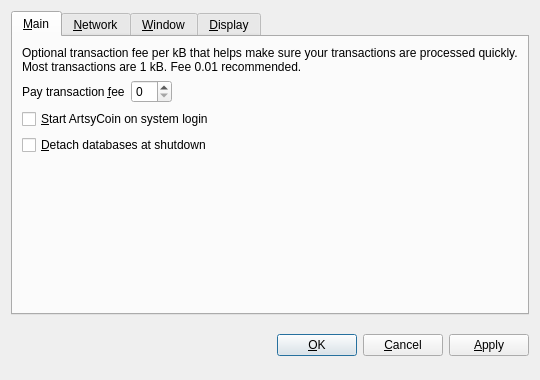
<?xml version="1.0" encoding="UTF-8"?>
<ui version="4.0">
 <class>OptionsDialog</class>
 <widget class="QDialog" name="OptionsDialog">
  <property name="geometry">
   <rect>
    <x>0</x>
    <y>0</y>
    <width>540</width>
    <height>380</height>
   </rect>
  </property>
  <property name="windowTitle">
   <string>Options</string>
  </property>
  <property name="modal">
   <bool>true</bool>
  </property>
  <layout class="QVBoxLayout" name="verticalLayout">
   <item>
    <widget class="QTabWidget" name="tabWidget">
     <property name="tabPosition">
      <enum>QTabWidget::North</enum>
     </property>
     <property name="currentIndex">
      <number>0</number>
     </property>
     <widget class="QWidget" name="tabMain">
      <attribute name="title">
       <string>&amp;Main</string>
      </attribute>
      <layout class="QVBoxLayout" name="verticalLayout_Main">
       <item>
        <widget class="QLabel" name="transactionFeeInfoLabel">
         <property name="text">
          <string>Optional transaction fee per kB that helps make sure your transactions are processed quickly. Most transactions are 1 kB. Fee 0.01 recommended.</string>
         </property>
         <property name="textFormat">
          <enum>Qt::PlainText</enum>
         </property>
         <property name="wordWrap">
          <bool>true</bool>
         </property>
        </widget>
       </item>
       <item>
        <layout class="QHBoxLayout" name="horizontalLayout_Main">
         <item>
          <widget class="QLabel" name="transactionFeeLabel">
           <property name="text">
            <string>Pay transaction &amp;fee</string>
           </property>
           <property name="textFormat">
            <enum>Qt::PlainText</enum>
           </property>
           <property name="buddy">
            <cstring>transactionFee</cstring>
           </property>
          </widget>
         </item>
         <item>
          <widget class="BitcoinAmountField" name="transactionFee"/>
         </item>
         <item>
          <spacer name="horizontalSpacer_Main">
           <property name="orientation">
            <enum>Qt::Horizontal</enum>
           </property>
           <property name="sizeHint" stdset="0">
            <size>
             <width>40</width>
             <height>20</height>
            </size>
           </property>
          </spacer>
         </item>
        </layout>
       </item>
       <item>
        <widget class="QCheckBox" name="bitcoinAtStartup">
         <property name="toolTip">
          <string>Automatically start ArtsyCoin after logging in to the system.</string>
         </property>
         <property name="text">
          <string>&amp;Start ArtsyCoin on system login</string>
         </property>
        </widget>
       </item>
       <item>
        <widget class="QCheckBox" name="detachDatabases">
         <property name="toolTip">
          <string>Detach block and address databases at shutdown. This means they can be moved to another data directory, but it slows down shutdown. The wallet is always detached.</string>
         </property>
         <property name="text">
          <string>&amp;Detach databases at shutdown</string>
         </property>
        </widget>
       </item>
       <item>
        <spacer name="verticalSpacer_Main">
         <property name="orientation">
          <enum>Qt::Vertical</enum>
         </property>
         <property name="sizeHint" stdset="0">
          <size>
           <width>20</width>
           <height>40</height>
          </size>
         </property>
        </spacer>
       </item>
      </layout>
     </widget>
     <widget class="QWidget" name="tabNetwork">
      <attribute name="title">
       <string>&amp;Network</string>
      </attribute>
      <layout class="QVBoxLayout" name="verticalLayout_Network">
       <item>
        <widget class="QCheckBox" name="mapPortUpnp">
         <property name="toolTip">
          <string>Automatically open the ArtsyCoin client port on the router. This only works when your router supports UPnP and it is enabled.</string>
         </property>
         <property name="text">
          <string>Map port using &amp;UPnP</string>
         </property>
        </widget>
       </item>
       <item>
        <widget class="QCheckBox" name="connectSocks">
         <property name="toolTip">
          <string>Connect to the ArtsyCoin network through a SOCKS proxy (e.g. when connecting through Tor).</string>
         </property>
         <property name="text">
          <string>&amp;Connect through SOCKS proxy:</string>
         </property>
        </widget>
       </item>
       <item>
        <layout class="QHBoxLayout" name="horizontalLayout_Network">
         <item>
          <widget class="QLabel" name="proxyIpLabel">
           <property name="text">
            <string>Proxy &amp;IP:</string>
           </property>
           <property name="textFormat">
            <enum>Qt::PlainText</enum>
           </property>
           <property name="buddy">
            <cstring>proxyIp</cstring>
           </property>
          </widget>
         </item>
         <item>
          <widget class="QValidatedLineEdit" name="proxyIp">
           <property name="maximumSize">
            <size>
             <width>140</width>
             <height>16777215</height>
            </size>
           </property>
           <property name="toolTip">
            <string>IP address of the proxy (e.g. 127.0.0.1)</string>
           </property>
          </widget>
         </item>
         <item>
          <widget class="QLabel" name="proxyPortLabel">
           <property name="text">
            <string>&amp;Port:</string>
           </property>
           <property name="textFormat">
            <enum>Qt::PlainText</enum>
           </property>
           <property name="buddy">
            <cstring>proxyPort</cstring>
           </property>
          </widget>
         </item>
         <item>
          <widget class="QLineEdit" name="proxyPort">
           <property name="maximumSize">
            <size>
             <width>55</width>
             <height>16777215</height>
            </size>
           </property>
           <property name="toolTip">
            <string>Port of the proxy (e.g. 9050)</string>
           </property>
          </widget>
         </item>
         <item>
          <widget class="QLabel" name="socksVersionLabel">
           <property name="text">
            <string>SOCKS &amp;Version:</string>
           </property>
           <property name="textFormat">
            <enum>Qt::PlainText</enum>
           </property>
           <property name="buddy">
            <cstring>socksVersion</cstring>
           </property>
          </widget>
         </item>
         <item>
          <widget class="QValueComboBox" name="socksVersion">
           <property name="toolTip">
            <string>SOCKS version of the proxy (e.g. 5)</string>
           </property>
          </widget>
         </item>
         <item>
          <spacer name="horizontalSpacer_Network">
           <property name="orientation">
            <enum>Qt::Horizontal</enum>
           </property>
           <property name="sizeHint" stdset="0">
            <size>
             <width>40</width>
             <height>20</height>
            </size>
           </property>
          </spacer>
         </item>
        </layout>
       </item>
       <item>
        <spacer name="verticalSpacer_Network">
         <property name="orientation">
          <enum>Qt::Vertical</enum>
         </property>
         <property name="sizeHint" stdset="0">
          <size>
           <width>20</width>
           <height>40</height>
          </size>
         </property>
        </spacer>
       </item>
      </layout>
     </widget>
     <widget class="QWidget" name="tabWindow">
      <attribute name="title">
       <string>&amp;Window</string>
      </attribute>
      <layout class="QVBoxLayout" name="verticalLayout_Window">
       <item>
        <widget class="QCheckBox" name="minimizeToTray">
         <property name="toolTip">
          <string>Show only a tray icon after minimizing the window.</string>
         </property>
         <property name="text">
          <string>&amp;Minimize to the tray instead of the taskbar</string>
         </property>
        </widget>
       </item>
       <item>
        <widget class="QCheckBox" name="minimizeOnClose">
         <property name="toolTip">
          <string>Minimize instead of exit the application when the window is closed. When this option is enabled, the application will be closed only after selecting Quit in the menu.</string>
         </property>
         <property name="text">
          <string>M&amp;inimize on close</string>
         </property>
        </widget>
       </item>
       <item>
        <spacer name="verticalSpacer_Window">
         <property name="orientation">
          <enum>Qt::Vertical</enum>
         </property>
         <property name="sizeHint" stdset="0">
          <size>
           <width>20</width>
           <height>40</height>
          </size>
         </property>
        </spacer>
       </item>
      </layout>
     </widget>
     <widget class="QWidget" name="tabDisplay">
      <attribute name="title">
       <string>&amp;Display</string>
      </attribute>
      <layout class="QVBoxLayout" name="verticalLayout_Display">
       <item>
        <layout class="QHBoxLayout" name="horizontalLayout_1_Display">
         <item>
          <widget class="QLabel" name="langLabel">
           <property name="text">
            <string>User Interface &amp;language:</string>
           </property>
           <property name="textFormat">
            <enum>Qt::PlainText</enum>
           </property>
           <property name="buddy">
            <cstring>lang</cstring>
           </property>
          </widget>
         </item>
         <item>
          <widget class="QValueComboBox" name="lang">
           <property name="toolTip">
            <string>The user interface language can be set here. This setting will take effect after restarting ArtsyCoin.</string>
           </property>
          </widget>
         </item>
        </layout>
       </item>
       <item>
        <layout class="QHBoxLayout" name="horizontalLayout_2_Display">
         <item>
          <widget class="QLabel" name="unitLabel">
           <property name="text">
            <string>&amp;Unit to show amounts in:</string>
           </property>
           <property name="textFormat">
            <enum>Qt::PlainText</enum>
           </property>
           <property name="buddy">
            <cstring>unit</cstring>
           </property>
          </widget>
         </item>
         <item>
          <widget class="QValueComboBox" name="unit">
           <property name="toolTip">
            <string>Choose the default subdivision unit to show in the interface and when sending coins.</string>
           </property>
          </widget>
         </item>
        </layout>
       </item>
       <item>
        <widget class="QCheckBox" name="displayAddresses">
         <property name="toolTip">
          <string>Whether to show ArtsyCoin addresses in the transaction list or not.</string>
         </property>
         <property name="text">
          <string>&amp;Display addresses in transaction list</string>
         </property>
        </widget>
       </item>
       <item>
        <spacer name="verticalSpacer_Display">
         <property name="orientation">
          <enum>Qt::Vertical</enum>
         </property>
         <property name="sizeHint" stdset="0">
          <size>
           <width>20</width>
           <height>40</height>
          </size>
         </property>
        </spacer>
       </item>
      </layout>
     </widget>
    </widget>
   </item>
   <item>
    <layout class="QHBoxLayout" name="horizontalLayout_Buttons">
     <item>
      <spacer name="horizontalSpacer_1">
       <property name="orientation">
        <enum>Qt::Horizontal</enum>
       </property>
       <property name="sizeHint" stdset="0">
        <size>
         <width>40</width>
         <height>48</height>
        </size>
       </property>
      </spacer>
     </item>
     <item>
      <widget class="QLabel" name="statusLabel">
       <property name="font">
        <font>
         <weight>75</weight>
         <bold>true</bold>
        </font>
       </property>
       <property name="text">
        <string/>
       </property>
       <property name="textFormat">
        <enum>Qt::PlainText</enum>
       </property>
       <property name="wordWrap">
        <bool>true</bool>
       </property>
      </widget>
     </item>
     <item>
      <spacer name="horizontalSpacer_2">
       <property name="orientation">
        <enum>Qt::Horizontal</enum>
       </property>
       <property name="sizeHint" stdset="0">
        <size>
         <width>40</width>
         <height>48</height>
        </size>
       </property>
      </spacer>
     </item>
     <item>
      <widget class="QPushButton" name="okButton">
       <property name="text">
        <string>&amp;OK</string>
       </property>
      </widget>
     </item>
     <item>
      <widget class="QPushButton" name="cancelButton">
       <property name="text">
        <string>&amp;Cancel</string>
       </property>
       <property name="autoDefault">
        <bool>false</bool>
       </property>
      </widget>
     </item>
     <item>
      <widget class="QPushButton" name="applyButton">
       <property name="text">
        <string>&amp;Apply</string>
       </property>
       <property name="autoDefault">
        <bool>false</bool>
       </property>
      </widget>
     </item>
    </layout>
   </item>
  </layout>
 </widget>
 <customwidgets>
  <customwidget>
   <class>BitcoinAmountField</class>
   <extends>QSpinBox</extends>
   <header>bitcoinamountfield.h</header>
  </customwidget>
  <customwidget>
   <class>QValueComboBox</class>
   <extends>QComboBox</extends>
   <header>qvaluecombobox.h</header>
  </customwidget>
  <customwidget>
   <class>QValidatedLineEdit</class>
   <extends>QLineEdit</extends>
   <header>qvalidatedlineedit.h</header>
  </customwidget>
 </customwidgets>
 <resources/>
 <connections/>
</ui>
